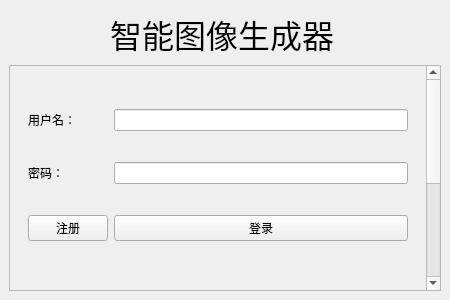
<?xml version="1.0" encoding="UTF-8"?>
<ui version="4.0">
 <class>login</class>
 <widget class="QMainWindow" name="login">
  <property name="geometry">
   <rect>
    <x>0</x>
    <y>0</y>
    <width>450</width>
    <height>300</height>
   </rect>
  </property>
  <property name="sizePolicy">
   <sizepolicy hsizetype="Maximum" vsizetype="Maximum">
    <horstretch>0</horstretch>
    <verstretch>0</verstretch>
   </sizepolicy>
  </property>
  <property name="minimumSize">
   <size>
    <width>450</width>
    <height>300</height>
   </size>
  </property>
  <property name="maximumSize">
   <size>
    <width>450</width>
    <height>300</height>
   </size>
  </property>
  <property name="windowTitle">
   <string>MainWindow</string>
  </property>
  <widget class="QWidget" name="centralwidget">
   <layout class="QVBoxLayout" name="verticalLayout">
    <item alignment="Qt::AlignHCenter">
     <widget class="QLabel" name="AppTitle">
      <property name="sizePolicy">
       <sizepolicy hsizetype="Maximum" vsizetype="Maximum">
        <horstretch>0</horstretch>
        <verstretch>0</verstretch>
       </sizepolicy>
      </property>
      <property name="minimumSize">
       <size>
        <width>230</width>
        <height>50</height>
       </size>
      </property>
      <property name="maximumSize">
       <size>
        <width>230</width>
        <height>50</height>
       </size>
      </property>
      <property name="font">
       <font>
        <pointsize>24</pointsize>
       </font>
      </property>
      <property name="text">
       <string>智能图像生成器</string>
      </property>
     </widget>
    </item>
    <item>
     <widget class="QScrollArea" name="scrollArea">
      <property name="widgetResizable">
       <bool>true</bool>
      </property>
      <widget class="QWidget" name="scrollArea_2">
       <property name="geometry">
        <rect>
         <x>0</x>
         <y>0</y>
         <width>413</width>
         <height>424</height>
        </rect>
       </property>
       <layout class="QVBoxLayout" name="verticalLayout_2">
        <item>
         <widget class="QWidget" name="loginWidget" native="true">
          <property name="enabled">
           <bool>true</bool>
          </property>
          <property name="sizePolicy">
           <sizepolicy hsizetype="Preferred" vsizetype="Expanding">
            <horstretch>0</horstretch>
            <verstretch>0</verstretch>
           </sizepolicy>
          </property>
          <property name="minimumSize">
           <size>
            <width>0</width>
            <height>200</height>
           </size>
          </property>
          <property name="maximumSize">
           <size>
            <width>16777215</width>
            <height>250</height>
           </size>
          </property>
          <layout class="QGridLayout" name="gridLayout">
           <item row="1" column="1">
            <widget class="QLineEdit" name="login_password"/>
           </item>
           <item row="0" column="1">
            <widget class="QLineEdit" name="login_name"/>
           </item>
           <item row="2" column="0">
            <widget class="QPushButton" name="Button_toregister">
             <property name="text">
              <string>注册</string>
             </property>
            </widget>
           </item>
           <item row="0" column="0">
            <widget class="QLabel" name="label_name">
             <property name="text">
              <string>用户名：</string>
             </property>
            </widget>
           </item>
           <item row="1" column="0">
            <widget class="QLabel" name="label_password">
             <property name="text">
              <string>密码：</string>
             </property>
            </widget>
           </item>
           <item row="2" column="1">
            <widget class="QPushButton" name="Button_login">
             <property name="text">
              <string>登录</string>
             </property>
            </widget>
           </item>
          </layout>
         </widget>
        </item>
        <item>
         <widget class="QWidget" name="registerWidget" native="true">
          <property name="enabled">
           <bool>true</bool>
          </property>
          <property name="minimumSize">
           <size>
            <width>0</width>
            <height>200</height>
           </size>
          </property>
          <property name="maximumSize">
           <size>
            <width>16777215</width>
            <height>200</height>
           </size>
          </property>
          <layout class="QGridLayout" name="gridLayout_2">
           <item row="0" column="0">
            <widget class="QLabel" name="label_register_name">
             <property name="text">
              <string>用户名：</string>
             </property>
            </widget>
           </item>
           <item row="0" column="1">
            <widget class="QLineEdit" name="register_name"/>
           </item>
           <item row="1" column="0">
            <widget class="QLabel" name="label_register_password">
             <property name="text">
              <string>密码：</string>
             </property>
            </widget>
           </item>
           <item row="2" column="0">
            <widget class="QLabel" name="label_register_confirm">
             <property name="text">
              <string>确认密码：</string>
             </property>
            </widget>
           </item>
           <item row="1" column="1">
            <widget class="QLineEdit" name="register_password"/>
           </item>
           <item row="2" column="1">
            <widget class="QLineEdit" name="register_confirm"/>
           </item>
           <item row="3" column="1">
            <widget class="QPushButton" name="Button_register">
             <property name="text">
              <string>注册</string>
             </property>
            </widget>
           </item>
           <item row="3" column="0">
            <widget class="QPushButton" name="Button_back">
             <property name="text">
              <string>返回登陆</string>
             </property>
            </widget>
           </item>
          </layout>
         </widget>
        </item>
       </layout>
      </widget>
     </widget>
    </item>
   </layout>
  </widget>
 </widget>
 <resources/>
 <connections>
  <connection>
   <sender>Button_toregister</sender>
   <signal>clicked()</signal>
   <receiver>registerWidget</receiver>
   <slot>show()</slot>
   <hints>
    <hint type="sourcelabel">
     <x>238</x>
     <y>161</y>
    </hint>
    <hint type="destinationlabel">
     <x>232</x>
     <y>219</y>
    </hint>
   </hints>
  </connection>
  <connection>
   <sender>Button_toregister</sender>
   <signal>clicked()</signal>
   <receiver>loginWidget</receiver>
   <slot>hide()</slot>
   <hints>
    <hint type="sourcelabel">
     <x>279</x>
     <y>166</y>
    </hint>
    <hint type="destinationlabel">
     <x>265</x>
     <y>178</y>
    </hint>
   </hints>
  </connection>
  <connection>
   <sender>Button_back</sender>
   <signal>clicked()</signal>
   <receiver>loginWidget</receiver>
   <slot>show()</slot>
   <hints>
    <hint type="sourcelabel">
     <x>258</x>
     <y>365</y>
    </hint>
    <hint type="destinationlabel">
     <x>293</x>
     <y>179</y>
    </hint>
   </hints>
  </connection>
  <connection>
   <sender>Button_back</sender>
   <signal>clicked()</signal>
   <receiver>registerWidget</receiver>
   <slot>hide()</slot>
   <hints>
    <hint type="sourcelabel">
     <x>250</x>
     <y>375</y>
    </hint>
    <hint type="destinationlabel">
     <x>356</x>
     <y>216</y>
    </hint>
   </hints>
  </connection>
 </connections>
</ui>
